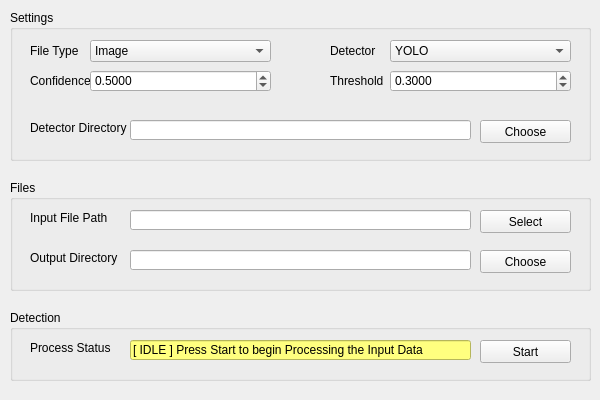
<?xml version="1.0" encoding="UTF-8"?>
<ui version="4.0">
 <class>MainWindow</class>
 <widget class="QMainWindow" name="MainWindow">
  <property name="geometry">
   <rect>
    <x>0</x>
    <y>0</y>
    <width>600</width>
    <height>400</height>
   </rect>
  </property>
  <property name="minimumSize">
   <size>
    <width>600</width>
    <height>400</height>
   </size>
  </property>
  <property name="maximumSize">
   <size>
    <width>600</width>
    <height>400</height>
   </size>
  </property>
  <property name="windowTitle">
   <string>MainWindow</string>
  </property>
  <widget class="QWidget" name="centralwidget">
   <widget class="QGroupBox" name="groupBox">
    <property name="geometry">
     <rect>
      <x>10</x>
      <y>180</y>
      <width>581</width>
      <height>111</height>
     </rect>
    </property>
    <property name="title">
     <string>Files</string>
    </property>
    <widget class="QLabel" name="label">
     <property name="geometry">
      <rect>
       <x>20</x>
       <y>30</y>
       <width>91</width>
       <height>16</height>
      </rect>
     </property>
     <property name="text">
      <string>Input File Path</string>
     </property>
    </widget>
    <widget class="QLineEdit" name="lineEdit_input">
     <property name="geometry">
      <rect>
       <x>120</x>
       <y>30</y>
       <width>341</width>
       <height>20</height>
      </rect>
     </property>
    </widget>
    <widget class="QPushButton" name="pushButton_input">
     <property name="geometry">
      <rect>
       <x>470</x>
       <y>30</y>
       <width>91</width>
       <height>23</height>
      </rect>
     </property>
     <property name="text">
      <string>Select</string>
     </property>
    </widget>
    <widget class="QLabel" name="label_4">
     <property name="geometry">
      <rect>
       <x>20</x>
       <y>70</y>
       <width>91</width>
       <height>16</height>
      </rect>
     </property>
     <property name="text">
      <string>Output Directory</string>
     </property>
    </widget>
    <widget class="QPushButton" name="pushButton_output">
     <property name="geometry">
      <rect>
       <x>470</x>
       <y>70</y>
       <width>91</width>
       <height>23</height>
      </rect>
     </property>
     <property name="text">
      <string>Choose</string>
     </property>
    </widget>
    <widget class="QLineEdit" name="lineEdit_output">
     <property name="geometry">
      <rect>
       <x>120</x>
       <y>70</y>
       <width>341</width>
       <height>20</height>
      </rect>
     </property>
     <property name="styleSheet">
      <string notr="true"/>
     </property>
    </widget>
   </widget>
   <widget class="QGroupBox" name="groupBox_2">
    <property name="geometry">
     <rect>
      <x>10</x>
      <y>10</y>
      <width>581</width>
      <height>151</height>
     </rect>
    </property>
    <property name="title">
     <string>Settings</string>
    </property>
    <widget class="QLabel" name="label_2">
     <property name="geometry">
      <rect>
       <x>20</x>
       <y>30</y>
       <width>61</width>
       <height>21</height>
      </rect>
     </property>
     <property name="text">
      <string>File Type</string>
     </property>
    </widget>
    <widget class="QComboBox" name="comboBox_input_type">
     <property name="geometry">
      <rect>
       <x>80</x>
       <y>30</y>
       <width>181</width>
       <height>22</height>
      </rect>
     </property>
     <item>
      <property name="text">
       <string>Image</string>
      </property>
     </item>
     <item>
      <property name="text">
       <string>Video</string>
      </property>
     </item>
    </widget>
    <widget class="QComboBox" name="comboBox_detector">
     <property name="geometry">
      <rect>
       <x>380</x>
       <y>30</y>
       <width>181</width>
       <height>22</height>
      </rect>
     </property>
     <item>
      <property name="text">
       <string>YOLO</string>
      </property>
     </item>
    </widget>
    <widget class="QLabel" name="label_3">
     <property name="geometry">
      <rect>
       <x>320</x>
       <y>30</y>
       <width>61</width>
       <height>21</height>
      </rect>
     </property>
     <property name="text">
      <string>Detector</string>
     </property>
    </widget>
    <widget class="QPushButton" name="pushButton_detector">
     <property name="geometry">
      <rect>
       <x>470</x>
       <y>110</y>
       <width>91</width>
       <height>23</height>
      </rect>
     </property>
     <property name="text">
      <string>Choose</string>
     </property>
    </widget>
    <widget class="QLineEdit" name="lineEdit_detector">
     <property name="geometry">
      <rect>
       <x>120</x>
       <y>110</y>
       <width>341</width>
       <height>20</height>
      </rect>
     </property>
    </widget>
    <widget class="QLabel" name="label_6">
     <property name="geometry">
      <rect>
       <x>20</x>
       <y>110</y>
       <width>101</width>
       <height>16</height>
      </rect>
     </property>
     <property name="text">
      <string>Detector Directory</string>
     </property>
    </widget>
    <widget class="QLabel" name="label_7">
     <property name="geometry">
      <rect>
       <x>20</x>
       <y>60</y>
       <width>61</width>
       <height>21</height>
      </rect>
     </property>
     <property name="text">
      <string>Confidence</string>
     </property>
    </widget>
    <widget class="QDoubleSpinBox" name="doubleSpinBox_confidence">
     <property name="geometry">
      <rect>
       <x>80</x>
       <y>60</y>
       <width>181</width>
       <height>22</height>
      </rect>
     </property>
     <property name="decimals">
      <number>4</number>
     </property>
     <property name="maximum">
      <double>1.000000000000000</double>
     </property>
     <property name="singleStep">
      <double>0.050000000000000</double>
     </property>
     <property name="value">
      <double>0.500000000000000</double>
     </property>
    </widget>
    <widget class="QLabel" name="label_8">
     <property name="geometry">
      <rect>
       <x>320</x>
       <y>60</y>
       <width>61</width>
       <height>21</height>
      </rect>
     </property>
     <property name="text">
      <string>Threshold</string>
     </property>
    </widget>
    <widget class="QDoubleSpinBox" name="doubleSpinBox_threshold">
     <property name="geometry">
      <rect>
       <x>380</x>
       <y>60</y>
       <width>181</width>
       <height>22</height>
      </rect>
     </property>
     <property name="decimals">
      <number>4</number>
     </property>
     <property name="maximum">
      <double>1.000000000000000</double>
     </property>
     <property name="singleStep">
      <double>0.050000000000000</double>
     </property>
     <property name="value">
      <double>0.300000000000000</double>
     </property>
    </widget>
   </widget>
   <widget class="QGroupBox" name="groupBox_3">
    <property name="geometry">
     <rect>
      <x>10</x>
      <y>310</y>
      <width>581</width>
      <height>71</height>
     </rect>
    </property>
    <property name="title">
     <string>Detection</string>
    </property>
    <widget class="QPushButton" name="pushButton_start">
     <property name="geometry">
      <rect>
       <x>470</x>
       <y>30</y>
       <width>91</width>
       <height>23</height>
      </rect>
     </property>
     <property name="text">
      <string>Start</string>
     </property>
    </widget>
    <widget class="QLabel" name="label_5">
     <property name="geometry">
      <rect>
       <x>20</x>
       <y>30</y>
       <width>91</width>
       <height>16</height>
      </rect>
     </property>
     <property name="text">
      <string>Process Status</string>
     </property>
    </widget>
    <widget class="QLineEdit" name="lineEdit_process">
     <property name="geometry">
      <rect>
       <x>120</x>
       <y>30</y>
       <width>341</width>
       <height>20</height>
      </rect>
     </property>
     <property name="styleSheet">
      <string notr="true">background-color: rgb(255, 255, 127);</string>
     </property>
     <property name="text">
      <string>[ IDLE ] Press Start to begin Processing the Input Data</string>
     </property>
    </widget>
   </widget>
  </widget>
 </widget>
 <tabstops>
  <tabstop>comboBox_input_type</tabstop>
  <tabstop>comboBox_detector</tabstop>
  <tabstop>doubleSpinBox_confidence</tabstop>
  <tabstop>doubleSpinBox_threshold</tabstop>
  <tabstop>lineEdit_detector</tabstop>
  <tabstop>pushButton_detector</tabstop>
  <tabstop>lineEdit_input</tabstop>
  <tabstop>pushButton_input</tabstop>
  <tabstop>lineEdit_output</tabstop>
  <tabstop>pushButton_output</tabstop>
  <tabstop>lineEdit_process</tabstop>
  <tabstop>pushButton_start</tabstop>
 </tabstops>
 <resources/>
 <connections/>
</ui>
